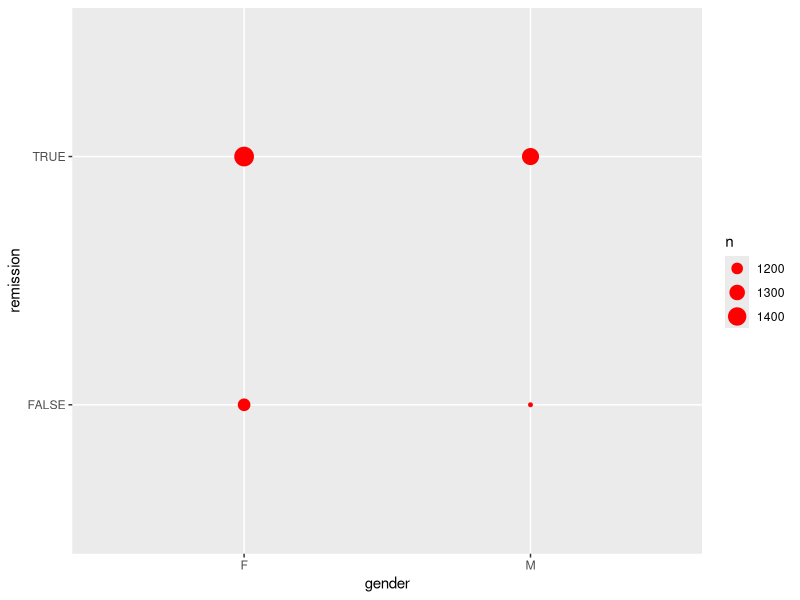

This figure's R source:
library(tidyverse)
library(here)

# Adjusted data
df_adjusted = read_delim(here("Data", "joined_adjusted.tsv"), delim = "\t")

glimpse(df_adjusted)

#extra plot
ggplot(df_adjusted) +
  aes(
    x = gender,
    y = remission
  ) +
  geom_count(colour="red")


